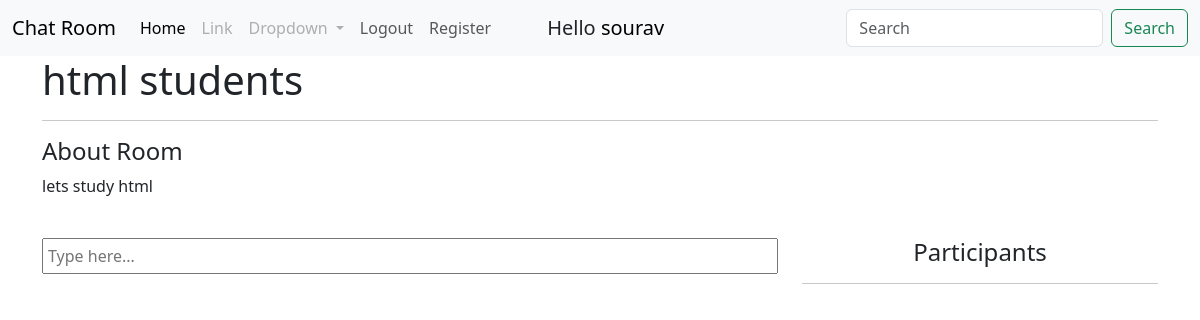
The app's page /rooms/3/ (signed in), older data.
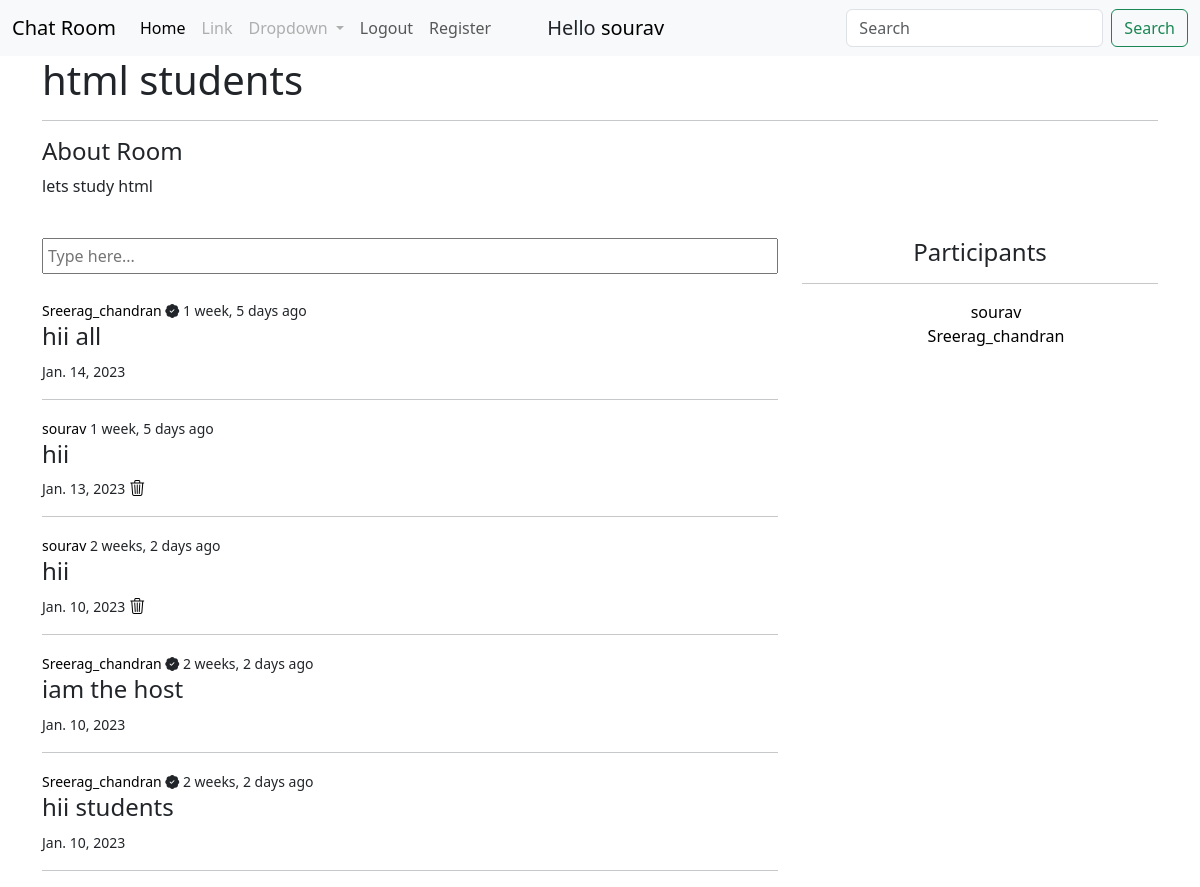
The same page, newer data.
### user/models.py (models this page shows)
class User(AbstractUser):
    email=models.EmailField(unique=True,null=True)
    bio=models.TextField(null=True)
    mobile=models.CharField(max_length=10,null=True)
    avatar=models.ImageField(null=True,default='default_user.png')
    def __str__(self):
        return self.username
    USERNAME_FIELD='email'
    REQUIRED_FIELDS=[]

### base/models.py (models this page shows, shortened)
class Messages(models.Model):
    user=models.ForeignKey(User,on_delete=models.CASCADE)
    room=models.ForeignKey(Room,on_delete=models.CASCADE)
    body=models.TextField()
    updated=models.DateTimeField(auto_now=True)
    created=models.DateTimeField(auto_now_add=True)
    class Meta:
        ordering=['-created']

### base/views.py (the view, shortened to what this page needs)
# urls.py: path('rooms/<str:pk>/',views.rooms,name='rooms'),
@login_required(login_url='login')
def rooms(request,pk):
    rooms=Room.objects.get(id=pk)
    room_messages=rooms.messages_set.all()
    participants=rooms.participants.all()
    context={'rooms':rooms,'room_messages':room_messages,'participants':participants}
    return render(request,'room.html',context)

### base/templates/room.html (shortened to what this page needs)
{% extends 'main.html' %}
{% block content %}
<div class='container-sm'>
    <h1>{{rooms.name}}</h1>
    <hr>
    <h4>About Room</h4>
    <p>{{rooms.description}}</p>
    <br>
</div>
<div class='container-sm'>
    <div class='row'>
        <div class='col-8'>
            {% if request.user.is_authenticated %}
                    <form  method='POST' action=''>
                        <input type='text' class='container-sm p-1' id='msgbox' placeholder='Type here...' name='body' />
                    </form>
                {% endif %}
                <br>
                {% for message in room_messages %}
                <div>
                    <small><a href={% url 'userprofile' message.user.id %}>{{message.user}}</a> {% if message.user == rooms.host %}<i class="bi bi-patch-check-fill"></i>{% endif %} {{message.created|timesince}} ago</small>
                    <h4>{{message.body}}</h4>
                    <small>{{message.created|date}}</small>
                    {% if request.user == message.user %}
                        <a href={% url 'deletemessage' message.id %}><i class="bi bi-trash3"></i></a>
                    {% endif %}
                    <hr>
                </div>
            {% endfor %}
        </div>
        <div class='col-4'>
            <h4 class='text-center'>Participants</h4>
            <hr>
            <div class='text-center'>
                <ul type='none'>
                {% for users in participants  %}
                        <li><a href={% url 'userprofile' users.id %}>{{users.username}}</a></li>
                {% endfor %}
                </ul>
            </div>
        </div>
    </div>
</div>
{% endblock content %}

### templates/navbar.html (shortened to what this page needs)
<nav class="navbar navbar-expand-lg bg-body-tertiary">
    <div class="container-fluid">
      <a class="navbar-brand" href="/">Chat Room</a>
      <div class="collapse navbar-collapse" id="navbarSupportedContent">
        <ul class="navbar-nav me-auto mb-2 mb-lg-0">
          <li class="nav-item">
            <a class="nav-link active" aria-current="page" href="/">Home</a>
          </li>
          <li class="nav-item">
            <a class="nav-link disabled" href="#">Link</a>
          </li>
          <li class="nav-item dropdown ">
            <a class="disabled nav-link dropdown-toggle" href="#" role="button" data-bs-toggle="dropdown" aria-expanded="false">
              Dropdown
            </a>
          </li>
          {% if request.user.is_authenticated %}
          <li class="nav-item">
            <a class="nav-link" href={% url 'logout' %}>Logout</a>
          </li>
          {% else %}
          <li class="nav-item">
            <a class="nav-link" href={% url 'login' %}>Login</a>
          </li>
          {% endif %}
          <li class="nav-item">
            <a class="nav-link" href={% url 'register' %}>Register</a>
          </li>
          <li class="nav-item mx-5 mt-2">
            {% if request.user.is_authenticated %}
            <h5>Hello <a href={% url 'userprofile' user.id %}>{{request.user}}</a></h5>
            {% endif %}
          </li>
        </ul>
        <form class="d-flex" role="search" method='GET' action={% url 'home' %}>
          <input class="form-control me-2" type="search" placeholder="Search" aria-label="Search" name='q'>
          <button class="btn btn-outline-success" type="submit">Search</button>
      </div>
    </div>
  </nav>

Row changes from the older to the newer data that the page shows:
now on one of the page's lists (row edited): User: username "sourav"
added Messages: user "Sreerag_chandran", created "1 week, 5 days", body "hii all", created "Jan. 14, 2023"
added Messages: user "sourav", created "1 week, 5 days", body "hii", created "Jan. 13, 2023"
added Messages: user "sourav", created "2 weeks, 2 days", body "hii", created "Jan. 10, 2023"
added Messages: user "Sreerag_chandran", created "2 weeks, 2 days", body "iam the host", created "Jan. 10, 2023"
added Messages: user "Sreerag_chandran", created "2 weeks, 2 days", body "hii students", created "Jan. 10, 2023"
now on this page (row edited): User: username "Sreerag_chandran"
